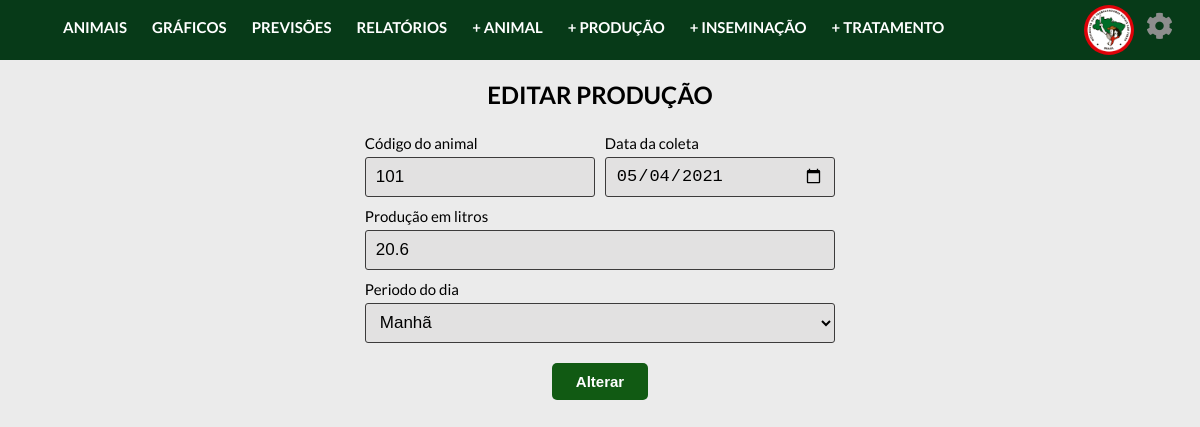
The page /controller/producaoController.php?acao=altera&codProducao=1 on the database its author committed.
### tables this page shows
create table producao(
  codProducao INTEGER AUTO_INCREMENT PRIMARY KEY,
  codAnimal INTEGER NOT NULL,
  dtColeta DATE NOT NULL,
  litros FLOAT NOT NULL,
  periodoDia VARCHAR(8) NOT NULL,
  FOREIGN KEY (codAnimal) REFERENCES animal(codAnimal)
);

### controller/classes/Conexao.php (called while the page is built)
<?php
    class Conexao{
        public static $conexao;
        public static function conecta(){
            if(!isset(self::$conexao)){
                try{
                    self::$conexao = new PDO("mysql:host=localhost; dbname=projetointegrado", "admcooptar", "12345");
                }
                catch(PDOException $e){
                    echo "Erro de conexão: ". $e->getMessage();
                    die();
                }
            }
            return self::$conexao;
        }
    }
?>

### controller/classes/ProducaoDAO.php (called while the page is built, shortened)
<?php
    require_once "Conexao.php";
    require_once "Producao.php";
    class ProducaoDAO{
        public $conexao;
        public function __construct(){
            $this->conexao = Conexao::conecta();
        }
        public function buscarAltera($codProducao){
            try{
                $query = $this->conexao->prepare("select * from producao where codProducao = :i");
                $query->bindParam(":i", $codProducao);
                $query->execute();
                $registros = $query->fetchAll(PDO::FETCH_CLASS, "Producao");
                return $registros[0];
            }
            catch(PDOException $e){
                echo "Erro no acesso aos dados: ". $e->getMessage();
            }
        }
    }
?>

### controller/classes/Producao.php (called while the page is built, shortened)
<?php
    class Producao{
        private $codAnimal;
        private $dtColeta;
        private $litros;
        private $periodoDia;
        public function getCodAnimal(){
            return $this->codAnimal;
        }
        public function getDtColeta(){
            return $this->dtColeta;
        }
        public function getLitros(){
            return $this->litros;
        }
        public function getPeriodoDia(){
            return $this->periodoDia;
        }
    }
?>

### controller/views/alteraProducao.php (the view, shortened to what this page needs)
<main>
  <?php
  $codAnimal = isset($_POST['field_codAnimal']) ? $_POST['field_codAnimal'] : $producao->getCodAnimal();
  $dtColeta = isset($_POST['field_dtColeta']) ? $_POST['field_dtColeta'] : $producao->getDtColeta();
  $periodoDia = isset($_POST['field_periodoDia']) ? $_POST['field_periodoDia'] : $producao->getPeriodoDia();
  $litros = isset($_POST['field_litros']) ? $_POST['field_litros'] : $producao->getLitros();
?>
<?php require_once("../includes/header.php");?>
<form action="" class="container-historicos" method="post" enctype="multipart/form-data">
  <h2>EDITAR PRODUÇÃO</h2>
  <div class="div-metade">
    <label class="label-cadastra" for="id_codAnimal">Código do animal </label>
    <input type="number" name="field_codAnimal" id="id_codAnimal" value="<?=$codAnimal ?>" required>
  </div>
  <div class="div-metade">
    <label class="label-cadastra" for="id_dtColeta">Data da coleta </label>
    <input type="date" name="field_dtColeta" maxlength="100" id="id_dtColeta" value="<?=$dtColeta?>" required>
  </div>
  <div class="div-inteira">
    <label class="label-cadastra" for="id_litros">Produção em litros </label>
    <input type="number" step="0.01" name="field_litros" id="id_litros" value="<?=$litros?>" required>
  </div>
  <div class="div-inteira">
    <label class="label-cadastra" for="id_periodoDia">Periodo do dia </label>
    <select name="field_periodoDia" id="id_periodoDia" required >
      <option value="manha" value="<?=$periodoDia?>">Manhã</option>
    </select>
  </div>
    <button name="adiciona" class="button-form" type="submit">Alterar</button>
</form>

### css/style.css (style rules this page uses)
:root { --primary-color: #073a18; }
body { font-family: 'Lato', sans-serif; margin: 0; transition: transform 0.3s; background-color: #ebebeb; }
button, input[type='submit'] { border: 0; border-radius: 5px; color: #fff; cursor: pointer; padding: 8px 12px; }

### css/adicionar-animal.css (style rules this page uses)
.container-historicos { display: flex; flex-direction: row; justify-content: flex-start; flex-wrap: wrap; margin-left: 30%; width: 40%; }
input[type=date], input[type=text], input[type=file], select, input[type=number], input[type=password], input[type=checkbox] { background-color: #e2e1e1; width: 100%; padding: 6px 10px; margin: 5px 0 5px 0; display: inline-block; border: 1.8px solid #3c3b3b; box-sizing: border-box; border-radius: 3px; font-size: 17px; cursor: pointer; height: 40px; }
.label-cadastra { width: 100%; margin: 5px 0 0 0; display: block; box-sizing: border-box; font-size: 15px; }
.container-historicos h2 { width: 100%; text-align: center; }
.button-form { background-color: #115a13; color: white; padding: 10px; margin: 15px 0 0 40%; border: none; cursor: pointer; width: 20%; font-size: 15px; font-weight: bold; }
.div-metade { width: 48%; margin: 0 1% 0 1%; }
.div-inteira { width: 98%; margin: 0 1% 0 1%; }

### rows shown on the page
producao: field_codAnimal "101", field_dtColeta "05/04/2021", field_litros "20.6"
